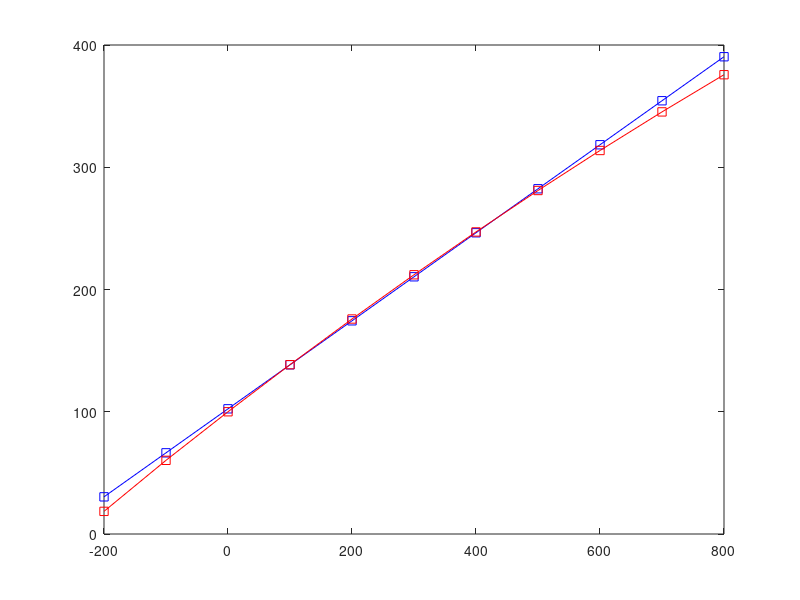

MATLAB code to generate this figure:
clear all;close all;clc;
T=-200:100:800;
Rpt100=0.36*T+102.4;
Rn=[18.52 60.26 100 138.51 175.86 212.05 247.09 280.98 313.71 345.28 375.7]
plot(T,Rpt100,'-bs',T,Rn,'-rs');
